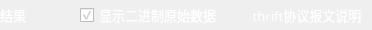
                      <widget class="QWidget" name="widget_response" native="true">
                       <property name="minimumSize">
                        <size>
                         <width>0</width>
                         <height>30</height>
                        </size>
                       </property>
                       <property name="maximumSize">
                        <size>
                         <width>16777215</width>
                         <height>30</height>
                        </size>
                       </property>
                       <property name="font">
                        <font>
                         <family>OPPOSans B</family>
                         <pointsize>10</pointsize>
                         <stylestrategy>PreferAntialias</stylestrategy>
                        </font>
                       </property>
                       <property name="styleSheet">
                        <string notr="true"/>
                       </property>
                       <layout class="QHBoxLayout" name="horizontalLayout_5">
                        <property name="spacing">
                         <number>0</number>
                        </property>
                        <property name="leftMargin">
                         <number>0</number>
                        </property>
                        <property name="topMargin">
                         <number>0</number>
                        </property>
                        <property name="rightMargin">
                         <number>0</number>
                        </property>
                        <property name="bottomMargin">
                         <number>0</number>
                        </property>
                        <item>
                         <widget class="QLabel" name="label_response_param">
                          <property name="minimumSize">
                           <size>
                            <width>40</width>
                            <height>0</height>
                           </size>
                          </property>
                          <property name="maximumSize">
                           <size>
                            <width>40</width>
                            <height>16777215</height>
                           </size>
                          </property>
                          <property name="font">
                           <font>
                            <family>OPPOSans B</family>
                            <pointsize>10</pointsize>
                            <stylestrategy>PreferAntialias</stylestrategy>
                           </font>
                          </property>
                          <property name="styleSheet">
                           <string notr="true">color: rgb(255, 255, 255);</string>
                          </property>
                          <property name="text">
                           <string>结果</string>
                          </property>
                          <property name="alignment">
                           <set>Qt::AlignLeading|Qt::AlignLeft|Qt::AlignVCenter</set>
                          </property>
                         </widget>
                        </item>
                        <item>
                         <spacer name="horizontalSpacer_5">
                          <property name="font">
                           <font>
                            <stylestrategy>PreferAntialias</stylestrategy>
                           </font>
                          </property>
                          <property name="orientation">
                           <enum>Qt::Horizontal</enum>
                          </property>
                          <property name="sizeHint" stdset="0">
                           <size>
                            <width>40</width>
                            <height>20</height>
                           </size>
                          </property>
                         </spacer>
                        </item>
                        <item>
                         <widget class="QCheckBox" name="checkBox_show_source">
                          <property name="maximumSize">
                           <size>
                            <width>16777215</width>
                            <height>30</height>
                           </size>
                          </property>
                          <property name="font">
                           <font>
                            <family>OPPOSans B</family>
                            <pointsize>10</pointsize>
                            <stylestrategy>PreferAntialias</stylestrategy>
                           </font>
                          </property>
                          <property name="styleSheet">
                           <string notr="true">color: rgb(255, 255, 255);</string>
                          </property>
                          <property name="text">
                           <string>显示二进制原始数据</string>
                          </property>
                          <property name="checked">
                           <bool>true</bool>
                          </property>
                         </widget>
                        </item>
                        <item>
                         <spacer name="horizontalSpacer_10">
                          <property name="orientation">
                           <enum>Qt::Horizontal</enum>
                          </property>
                          <property name="sizeType">
                           <enum>QSizePolicy::Fixed</enum>
                          </property>
                          <property name="sizeHint" stdset="0">
                           <size>
                            <width>20</width>
                            <height>20</height>
                           </size>
                          </property>
                         </spacer>
                        </item>
                        <item>
                         <widget class="QToolButton" name="toolButton_show_thrift_info">
                          <property name="minimumSize">
                           <size>
                            <width>130</width>
                            <height>30</height>
                           </size>
                          </property>
                          <property name="maximumSize">
                           <size>
                            <width>130</width>
                            <height>30</height>
                           </size>
                          </property>
                          <property name="font">
                           <font>
                            <family>OPPOSans B</family>
                            <pointsize>10</pointsize>
                            <stylestrategy>PreferAntialias</stylestrategy>
                           </font>
                          </property>
                          <property name="styleSheet">
                           <string notr="true">QToolButton {
	color: rgb(255, 255, 255);
	/*background-color: rgb(54, 81, 97);*/
	border-radius: 5px;
}

QToolButton::menu-indicator { 
	image: None;
}

 
QToolButton:hover {
	color: rgb(255, 255, 255);
	/*background-color: rgb(54, 81, 97);*/
}</string>
                          </property>
                          <property name="text">
                           <string>thrift协议报文说明</string>
                          </property>
                          <property name="iconSize">
                           <size>
                            <width>18</width>
                            <height>18</height>
                           </size>
                          </property>
                          <property name="toolButtonStyle">
                           <enum>Qt::ToolButtonTextBesideIcon</enum>
                          </property>
                         </widget>
                        </item>
                       </layout>
                      </widget>
